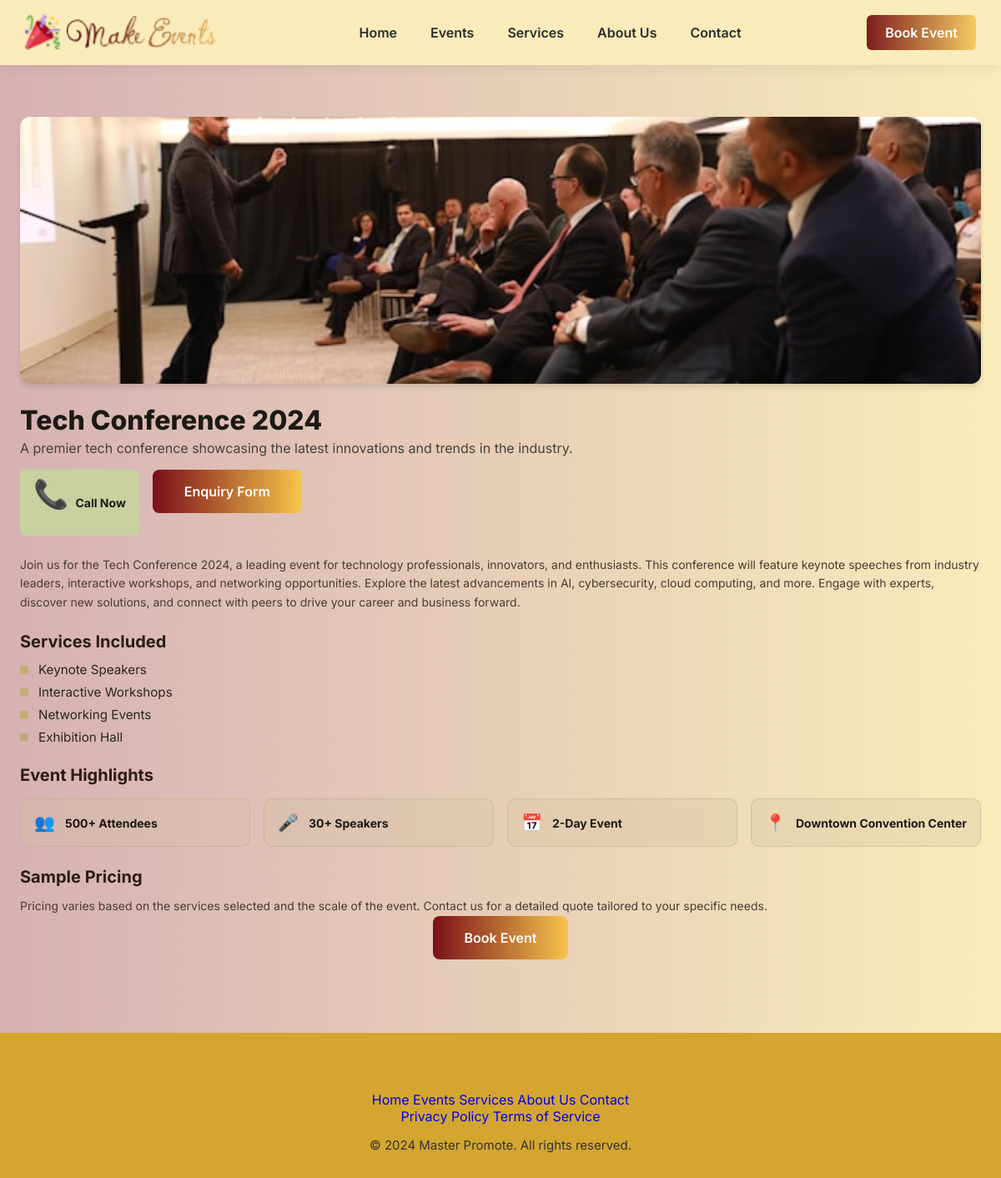
The app's page /events/1/ with its own data.
### website/models.py (models this page shows, shortened)
class Event(models.Model):
    title = models.CharField(max_length=200)
    tagline = models.CharField(
        max_length=255,
        help_text="Short description directly below title"
    )
    banner_image = models.ImageField(upload_to="events/banners/")
    description = models.TextField(help_text="Main full detail paragraph")
    attendees_count = models.CharField(max_length=50, default="500+ Attendees")
    speakers_count = models.CharField(max_length=50, default="30+ Speakers")
    duration = models.CharField(max_length=50, default="2-Day Event")
    location_name = models.CharField(max_length=100, default="Downtown Convention Center")
    pricing_description = models.TextField(
        default=(
            "Pricing varies based on the services selected and the scale of the "
            "event. Contact us for a detailed quote tailored to your specific needs."
        )
    )
    created_at = models.DateTimeField(auto_now_add=True)
    class Meta:
        ordering = ["-created_at"]
        verbose_name = "Event"
        verbose_name_plural = "Events"

class EventService(models.Model):
    event = models.ForeignKey(
        Event,
        related_name="services",
        on_delete=models.CASCADE
    )
    title = models.CharField(max_length=100)  # e.g., "Keynote Speakers", "Interactive Workshops"
    class Meta:
        verbose_name = "Event Service"
        verbose_name_plural = "Event Services"

### website/views.py (the view)
# urls.py: path('events/<int:pk>/', views.event_detail, name='event_detail'),
def event_detail(request, pk):
    event = get_object_or_404(Event, pk=pk)
    context = {
        "event": event,
    }
    return render(request, "event_detail.html", context)

### templates/event_detail.html (shortened to what this page needs)
{% extends 'base.html' %}
{% load static %}
{% block content %}
<section class="event-detail-section">
    <div class="container">
        <div class="banner-wrapper">
            {% if event.banner_image %}
                <img src="{{ event.banner_image.url }}" alt="{{ event.title }}" class="banner-img">
            {% else %}
                <div class="placeholder-banner">No Banner Image Available</div>
            {% endif %}
        </div>
        <div class="event-header">
            <h1>{{ event.title }}</h1>
            <p class="tagline">{{ event.tagline }}</p>
        </div>
        <div class="action-buttons">
            <a href="tel:+123456789" class="btn-call">
                <span class="icon">📞</span> Call Now
            </a>
               <div class="cta-wrapper">
   <a href="{% url 'book_event_with_id' event.id %}" class="btn btn-primary">
    Enquiry Form
</a>
            </div>
        </div>
        <div class="about-box">
            <p class="description-text">
                {{ event.description }}
            </p>
        </div>
        <div class="about-box services-section">
            <h2>Services Included</h2>
            <ul class="services-list">
                {% for service in event.services.all %}
                    <li class="service-item">
                        <span class="bullet-square"></span>
                        <span>{{ service.title }}</span>
                    </li>
                {% empty %}
                    <li class="service-item">No specific services listed for this event.</li>
                {% endfor %}
            </ul>
        </div>
        <div class="about-box highlights-section">
            <h2>Event Highlights</h2>
            <div class="highlights-grid">
                <div class="highlight-card">
                    <span class="highlight-icon">👥</span>
                    <span class="highlight-text">{{ event.attendees_count }}</span>
                </div>
                <div class="highlight-card">
                    <span class="highlight-icon">🎤</span>
                    <span class="highlight-text">{{ event.speakers_count }}</span>
                </div>
                <div class="highlight-card">
                    <span class="highlight-icon">📅</span>
                    <span class="highlight-text">{{ event.duration }}</span>
                </div>
                <div class="highlight-card">
                    <span class="highlight-icon">📍</span>
                    <span class="highlight-text">{{ event.location_name }}</span>
                </div>
            </div>
        </div>
        <div class="about-box pricing-section">
            <h2>Sample Pricing</h2>
            <p class="pricing-text">
                {{ event.pricing_description }}
            </p>
            <div class="cta-wrapper">
   <a href="{% url 'book_event_with_id' event.id %}" class="btn btn-primary">
    Book Event
</a>
            </div>
        </div>
    </div>
</section>
{% endblock %}

### templates/base.html (shortened to what this page needs)
{% load static %}
<!DOCTYPE html>
<html lang="en">
<head>
    <link rel="stylesheet"
          href="{% static 'css/style.css' %}">
</head>
<body>
    {% include 'includes/navbar.html' %}
    {% block content %}
    {% endblock %}
    {% include 'includes/footer.html' %}
</body>
</html>

### templates/includes/navbar.html
{% load static %}
<header class="header">
    <div class="navbar">
        <div class="container">
            <a href="/" class="logo">
                <img src="{% static 'images/logo1.png' %}" alt="Logo Icon">
                <img src="{% static 'images/logo2.png' %}" alt="Make Events">
            </a>
            <nav>
                <ul class="nav-links">
                    <li><a href="/">Home</a></li>
                    <li><a href="/events/">Events</a></li>
                    <li><a href="/services/">Services</a></li>
                    <li><a href="/about/">About Us</a></li>
                    <li><a href="/contact/">Contact</a></li>
                </ul>
            </nav>
       <a href="{% url 'book_event' %}" class="book-btn">Book Event</a>
        </div>
    </div>
</header>

### templates/includes/footer.html (shortened to what this page needs)
<footer>
    <section class="footer">
        <div class="container">
            <div class="footer-links">
                <a href="{% url 'home' %}">Home</a>
                <a href="#">Events</a>
                <a href="#">Services</a>
                <a href="#">About Us</a>
                <a href="#">Contact</a>
            </div>
            <div class="footer-links second-row">
                <a href="#">Privacy Policy</a>
                <a href="#">Terms of Service</a>
            </div>
            <p class="copyright">
                © 2024 Master Promote. All rights reserved.
            </p>
        </div>
    </section>
</footer>

### static/css/style.css (style rules this page uses)
* { margin:0; padding:0; box-sizing:border-box; }
html { scroll-behavior:smooth; }
body { font-family:'Inter',sans-serif; color:#222; overflow-x:hidden; background: linear-gradient(180deg, #F8EED9 0%, #E3C886 40%, #D2A84E 70%, #FAF0D9 100%) !important; background-attachment: fixed; }
:root { --primary:#7a0f19; --secondary:#F6C54A; --cream:#FAEBBA; --white:#fff; --text:#222; --shadow:0 15px 35px rgba(0,0,0,.15); }
.container { width:96%; max-width:1450px; margin:auto; }
img { max-width:100%; display:block; }
a { text-decoration:none; }
ul { list-style:none; }
.header { position:fixed; top:0; left:0; width:100%; z-index:9999; }
.navbar { width:100%; background:#FAEBBA; box-shadow:0 2px 15px rgba(0,0,0,.08); }
.navbar .container { width:95%; max-width:1400px; margin:auto; height:78px; display:flex; align-items:center; justify-content:space-between; }
.logo { display:flex; align-items:center; text-decoration:none; gap:8px; }
.logo img:first-child { width:42px; height:auto; }
.logo img:last-child { height:40px; width:auto; }
nav { flex:1; display:flex; justify-content:center; }
.nav-links { display:flex; align-items:center; gap:40px; list-style:none; margin:0; padding:0; }
.nav-links li { margin:0; }
.nav-links a { color:#2c2c2c; font-size:16px; font-weight:600; text-decoration:none; transition:.3s; }
.book-btn { display:flex; align-items:center; justify-content:center; text-decoration:none; color:#fff; font-weight:600; padding:11px 22px; border-radius:6px; background:linear-gradient(90deg,#7d1d1d,#f5cb61); transition:.3s; }
.btn-primary { background:linear-gradient(90deg,#7a0f19,#F6C54A); color:#fff; padding:16px 38px; border-radius:8px; font-weight:600; transition:.35s; }
.icon { font-size:34px; margin-bottom:22px; }
.footer { background:#d4a62f; padding:70px 0 30px; }
.footer .container { display:flex; flex-direction:column; align-items:center; }
.copyright { font-size:15px; color:#333; text-align:center; margin-top:15px; }
.about-box { margin-bottom: 35px; }
.about-box h2 { font-size: 20px; margin-bottom: 12px; color: #2b1d16; }
.about-box p { font-size: 14px; line-height: 1.6; color: #4a3b32; }
.cta-wrapper { text-align: center; margin-top: 40px; }
.event-detail-section { background:linear-gradient(90deg,#d6b1b4 0%,#faebba 100%); min-height:100vh; padding:120px 0 80px; padding-top:140px; }
.banner-wrapper { width: 100%; height: 320px; border-radius: 12px; overflow: hidden; margin-bottom: 1.5rem; box-shadow: 0 4px 6px rgba(0, 0, 0, 0.1); }
.banner-img { width: 100%; height: 100%; object-fit: cover; }
.event-header { margin-bottom: 1rem; }
.event-header h1 { font-size: 2rem; font-weight: 800; color: #1c1917; }
.tagline { font-size: 1rem; color: #44403c; margin-top: 0.25rem; }
.action-buttons { display: flex; gap: 1rem; margin-bottom: 1.5rem; }
.btn-call { background-color: #C8D1A0; color: #1c1917; padding: 0.5rem 1rem; border-radius: 6px; text-decoration: none; font-size: 0.875rem; font-weight: 700; display: inline-flex; align-items: center; gap: 0.5rem; }
.about-box { margin-bottom: 1.5rem; }
.services-list { list-style: none; padding: 0; margin-top: 0.75rem; }
.service-item { display: flex; align-items: center; gap: 0.75rem; margin-bottom: 0.5rem; font-size: 0.95rem; color: #292524; }
.bullet-square { width: 10px; height: 10px; background-color: #C4AD74; border-radius: 2px; }
.highlights-grid { display: grid; grid-template-columns: repeat(auto-fit, minmax(180px, 1fr)); gap: 1rem; margin-top: 1rem; }
.highlight-card { background-color: rgba(211, 192, 160, 0.3); border: 1px solid rgba(179, 160, 128, 0.4); padding: 1rem; border-radius: 10px; display: flex; align-items: center; gap: 0.75rem; }
.highlight-icon { font-size: 1.25rem; }
.highlight-text { font-size: 0.875rem; font-weight: 700; color: #1c1917; }
.cta-wrapper { margin-top: 1rem; }

### records on screen
Event: banner_image (picture), title "Tech Conference 2024", tagline "A premier tech conference showcasing the latest innovations and trends in the industry.", description "Join us for the Tech Conference 2024, a leading event for technology professionals, innovators, and enthusiasts. This conference will feature keynote speeches from industry leaders, interactive workshops, and networking opportunities. Explore the latest advancements in AI, cybersecurity, cloud computing, and more. Engage with experts, discover new solutions, and connect with peers to drive your career and business forward.", attendees_count "500+ Attendees", speakers_count "30+ Speakers", duration "2-Day Event", location_name "Downtown Convention Center", pricing_description "Pricing varies based on the services selected and the scale of the event. Contact us for a detailed quote tailored to your specific needs."
EventService: title "Keynote Speakers"
EventService: title "Interactive Workshops"
EventService: title "Networking Events"
EventService: title "Exhibition Hall"
